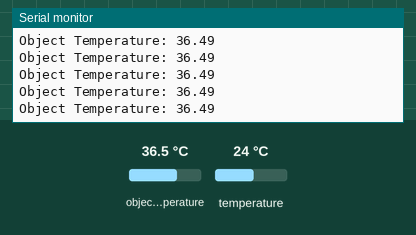
Simulated run of this sketch. Board: ESP8266 (NodeMCU). Shown: the last lines printed to the serial monitor. Inputs (shaded band) come from the test bench; at power-on: object temperature 36.5 °C, temperature 24 °C. WiFi joins after 1.5 s; servers stay silent unless stated.

Above: at 2.7 s.
2.8 s: object temperature set to 20 °C
At 3.3 s:
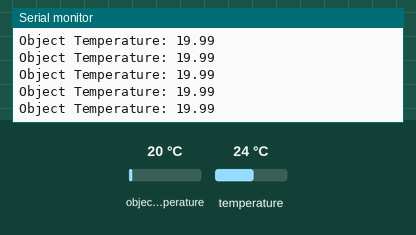
4.3 s: object temperature set to 26 °C
At 5.3 s:
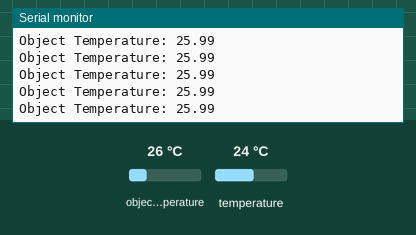
Timing chart, 0 to 7.3 s (numbered marks = the images above; inputs shaded):
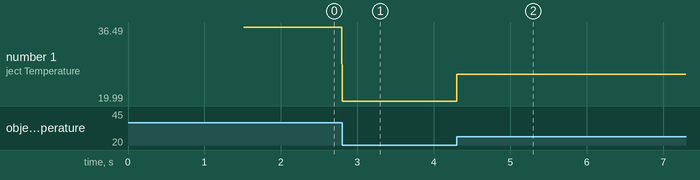

The sketch:

TempData.ino
```cpp
#include <Wire.h>
#include <Adafruit_MLX90614.h>
#include <ESP8266WiFi.h>
#include <ThingSpeak.h>
#include <Firebase_ESP_Client.h>
#include <addons/TokenHelper.h>
#include <addons/RTDBHelper.h>

// ========================
// WiFi Credentials
const char* ssid = "Kia";
const char* password = "Martypogi@1230";

// ========================
// ThingSpeak Settings for MLX90614
const unsigned long MLX90614_CHANNEL_ID = 2856554;
const char* MLX90614_TS_API_KEY = "YEVUFY2UIT1FW77K";
WiFiClient mlxClient;

// ========================
// MLX90614 Temperature Sensor
Adafruit_MLX90614 mlx = Adafruit_MLX90614();

// ========================
// Firebase Settings
FirebaseData fbdo;
FirebaseAuth auth;
FirebaseConfig config;
const char* FIREBASE_HOST = "tempsensor-39a21-default-rtdb.asia-southeast1.firebasedatabase.app";
const char* FIREBASE_API_KEY = "AIzaSyDhK45HHDlpRbzjmA0s_iCPeaXzD9VXSxA";
const char* FIREBASE_USER_EMAIL = "kalabasangmgamonghe@gmail.com";
const char* FIREBASE_USER_PASS  = "tristanjared14";

// ========================
// Timing Variables
unsigned long lastThingSpeakUpdate = 0;
unsigned long lastFirebaseUpdate = 0;
const unsigned long thingspeakInterval = 15000; // 15 seconds
const unsigned long firebaseInterval = 5000;    // 5 seconds

void setup() {
  Serial.begin(115200);
  delay(10);

  // Disable deep sleep
  WiFi.mode(WIFI_STA);
  WiFi.setSleepMode(WIFI_NONE_SLEEP);

  // Connect to WiFi
  Serial.print("Connecting to WiFi");
  WiFi.begin(ssid, password);
  while (WiFi.status() != WL_CONNECTED) {
    delay(500);
    Serial.print(".");
  }
  Serial.println("\nConnected to WiFi");

  // Initialize ThingSpeak Client
  ThingSpeak.begin(mlxClient);

  // Initialize MLX90614 Sensor
  Wire.begin(14, 12);
  if (!mlx.begin()) {
    Serial.println("Error connecting to MLX90614 sensor. Check wiring.");
    while (1);
  }
  Serial.println("MLX90614 sensor initialized.");

  // Configure Firebase
  config.host = FIREBASE_HOST;
  config.api_key = FIREBASE_API_KEY;
  auth.user.email = FIREBASE_USER_EMAIL;
  auth.user.password = FIREBASE_USER_PASS;
  Firebase.begin(&config, &auth);
  Firebase.reconnectWiFi(true);
}

void loop() {
  float ambientTemp = mlx.readAmbientTempC();
  float objectTemp  = mlx.readObjectTempC();
  bool outOfRange = (objectTemp < 26.0) || (objectTemp > 30.0);

  Serial.print("Object Temperature: ");
  Serial.println(objectTemp);

  unsigned long currentMillis = millis();

  // Send data to ThingSpeak every 15 seconds
  if (currentMillis - lastThingSpeakUpdate >= thingspeakInterval) {
    Serial.print("Sending data to ThingSpeak... ");
    ThingSpeak.setField(1, objectTemp);
    int tsStatus = ThingSpeak.writeFields(MLX90614_CHANNEL_ID, MLX90614_TS_API_KEY);
    if (tsStatus == 200) {
      Serial.println("✅ Data sent successfully.");
    } else {
      Serial.print("❌ Failed to send data, error code: ");
      Serial.println(tsStatus);
    }
    lastThingSpeakUpdate = currentMillis;
    yield();
  }

  // Upload data to Firebase every 5 seconds
  if (currentMillis - lastFirebaseUpdate >= firebaseInterval) {
    Firebase.RTDB.setFloat(&fbdo, "/temperature/ambient", ambientTemp);
    Firebase.RTDB.setFloat(&fbdo, "/temperature/object", objectTemp);
    Firebase.RTDB.setBool(&fbdo, "/temperature/outOfRange", outOfRange);
    lastFirebaseUpdate = currentMillis;
    yield();
  }
}
```

Measured:
- after the input at 2.8 s, the serial monitor: prints a new line at once (image 1)
- after the input at 4.3 s, the serial monitor: prints a new line at once (image 2)
- plotted number 1: 36.49 → 19.99 after the input at 2.8 s, 19.99 → 25.99 after the input at 4.3 s
